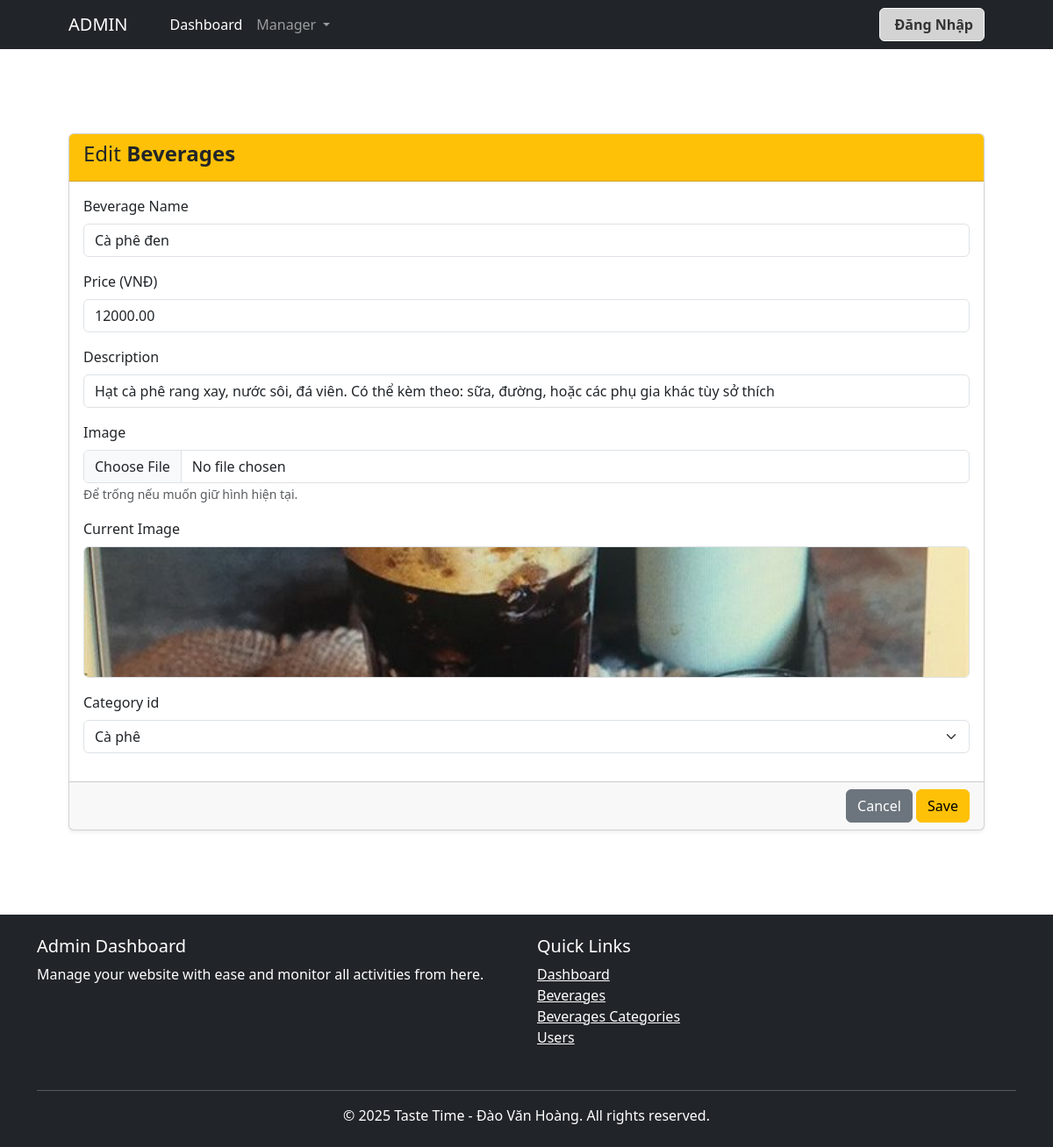
The page /admin/beverages/edit.php?beverage_id=1?&page=1 on the database its author committed.
### tables this page shows
CREATE TABLE `beverages` (
  `beverage_id` int(11) NOT NULL,
  `beverage_name` varchar(100) NOT NULL,
  `price` decimal(10,2) NOT NULL,
  `description` varchar(255) NOT NULL,
  `image` varchar(255) NOT NULL,
  `category_id` int(11) NOT NULL
);

### models/database.php (called while the page is built, shortened)
<?php
class Database
{
    public static $connection;
    public function __construct()
    {
        if (!self::$connection) {
            self::$connection = new mysqli(DB_HOST, DB_USER, DB_PASSWORD, DB_NAME, PORT);
            self::$connection->set_charset(DB_CHARSET);
        }
        return self::$connection;
    }
}

### models/beveragesRepository.php (called while the page is built, shortened)
<?php
require_once 'database.php';
require_once 'beverages.php';
class BeveragesRepository extends Database
{
    function getBeveragesByBeverageId($beverage_id)
    {
        $sql = "SELECT * FROM `beverages` WHERE `beverage_id` = ?";
        $stmt = self::$connection->prepare($sql);
        $stmt->bind_param('i', $beverage_id);
        $stmt->execute();
        $items = $stmt->get_result()->fetch_all(MYSQLI_ASSOC);
        $beverage = null;
        foreach ($items as $item) {
            $beverage = new Beverages($item['beverage_id'], $item['beverage_name'], $item['price'], $item['description'], $item['image'], $item['category_id']);
        }
        return $beverage;
    }
}

### models/beverages.php (called while the page is built, shortened)
<?php
class Beverages
{
    private $beverage_id, $beverage_name, $price, $description, $image, $category_id;
    public function __construct($beverage_id, $beverage_name, $price, $description, $image, $category_id)
    {
        $this->beverage_name = $beverage_name;
        $this->price = $price;
        $this->description = $description;
        $this->image = $image;
        $this->category_id = $category_id;
    }
    public function getBeverageName()
    {
        return $this->beverage_name;
    }
    public function getPrice()
    {
        return $this->price;
    }
    public function getDescription()
    {
        return $this->description;
    }
    public function getImage()
    {
        return $this->image;
    }
    public function getCategoryId()
    {
        return $this->category_id;
    }
}

### models/beveragesCategoriesRepository.php (called while the page is built, shortened)
<?php
require_once 'database.php';
require_once 'beveragesCategories.php';
class BeveragesCategoriesRepository extends Database
{
    public function getAllBeveragesCategories()
    {
        $sql = "SELECT * FROM `beverages_categories`";
        $stmt = self::$connection->prepare($sql);
        $stmt->execute();
        $items = $stmt->get_result()->fetch_all(MYSQLI_ASSOC);
        $list = array();
        foreach ($items as $item) {
            $list[] = new BeveragesCategories($item['category_id'], $item['category_name'], $item['description']);
        }
        return $list;
    }
}

### models/beveragesCategories.php (called while the page is built, shortened)
<?php
class BeveragesCategories
{
    private $category_id, $category_name, $description;
    public function __construct($category_id, $category_name, $description)
    {
        $this->category_id = $category_id;
        $this->category_name = $category_name;
    }
    public function getCategoryId()
    {
        return $this->category_id;
    }
    public function getCategoryName()
    {
        return $this->category_name;
    }
}

### admin/beverages/edit.php (the view, shortened to what this page needs)
<?php
require_once '../../models/beveragesRepository.php';
require_once '../../models/beveragesCategoriesRepository.php';
$beveragesRepository = new BeveragesRepository();
$beveragesCategoriesRepository = new BeveragesCategoriesRepository();
$beverage_id = $_GET['beverage_id'];
$getBeveragesByBeverageId = $beveragesRepository->getBeveragesByBeverageId($beverage_id);
$page = isset($_GET['page']) ? (int)$_GET['page'] : 1;
?>
<?php require_once('../header.php'); ?>
<section class="py-5">
    <div class="container px-4 px-lg-5 my-5">
        <div class="card shadow-sm">
            <div class="card-header bg-warning ">
                <h4 class="card-title">Edit <strong>Beverages</strong></h4>
            </div>
            <form action="update.php?page=<?= $page ?>" method="post" enctype="multipart/form-data">
                <div class="card-body">
                    <div class="mb-3">
                        <label class="form-label">Beverage Name</label>
                        <input type="text" class="form-control" required name="beverage_name" value="<?= $getBeveragesByBeverageId->getBeverageName() ?>">
                    </div>
                    <div class="mb-3">
                        <label class="form-label">Price (VNĐ)</label>
                        <input type="number" class="form-control" required name="price" value="<?= $getBeveragesByBeverageId->getPrice() ?>">
                    </div>
                    <div class="mb-3">
                        <label class="form-label">Description</label>
                        <input type="text" class="form-control" required name="description" value="<?= $getBeveragesByBeverageId->getDescription() ?>">
                    </div>
                    <div class="mb-3">
                        <label class="form-label">Image</label>
                        <input type="file" class="form-control" name="image">
                        <small class="text-muted">Để trống nếu muốn giữ hình hiện tại.</small>
                    </div>
                    <div class="mb-3">
                        <label class="form-label">Current Image</label><br>
                        <img src="../../assets/img/<?= $getBeveragesByBeverageId->getImage() ?>" width="120" height="120" style="object-fit: cover;" class="rounded border">
                    </div>
                    <div class="mb-3">
                        <label class="form-label">Category id</label>
                        <select name="category_id" class="form-select">
                            <?php
                            $getAllBeveragesCategories = $beveragesCategoriesRepository->getAllBeveragesCategories();
                            $currentCategoryId = $getBeveragesByBeverageId->getCategoryId();
                            foreach ($getAllBeveragesCategories as $beveragesCategories) {
                                $selected = ($beveragesCategories->getCategoryId() == $currentCategoryId) ? 'selected' : '';
                            ?>
                                <option value="<?= $beveragesCategories->getCategoryId() ?>" <?= $selected ?>><?= $beveragesCategories->getCategoryName() ?></option>
                            <?php } ?>
                        </select>
                    </div>
                </div>
                <div class="card-footer text-end">
                    <a href="read.php?page=<?= $page ?>" class="btn btn-secondary">Cancel</a>
                    <input type="submit" class="btn btn-warning" value="Save">
                </div>
            </form>
        </div>
    </div>
</section>
<?php require_once('../footer.php'); ?>

### assets/css/main.css (style rules this page uses)
.card img { width: 100%; height: 150px; object-fit: cover; border-radius: 5px; }

### rows shown on the page
beverages: beverage_name "Cà phê đen", price "12000.00", description "Hạt cà phê rang xay, nước sôi, đá viên. Có thể kèm theo: sữa, đường, hoặc các phụ gia khác tùy sở thích", image (picture)

### other values the page prints
form field category_id "Cà phê"
